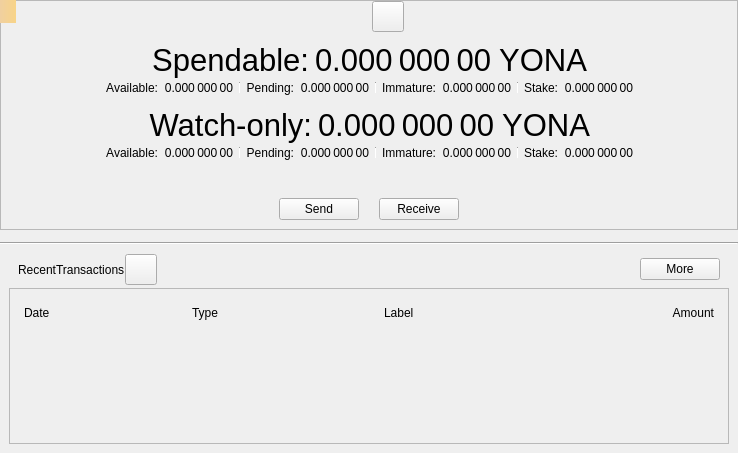
<?xml version="1.0" encoding="UTF-8"?>
<ui version="4.0">
 <class>OverviewPage</class>
 <widget class="QWidget" name="OverviewPage">
  <property name="geometry">
   <rect>
    <x>0</x>
    <y>0</y>
    <width>738</width>
    <height>453</height>
   </rect>
  </property>
  <property name="windowTitle">
   <string>Form</string>
  </property>
  <layout class="QVBoxLayout" name="verticalLayout_6">
   <property name="spacing">
    <number>0</number>
   </property>
   <property name="leftMargin">
    <number>0</number>
   </property>
   <property name="topMargin">
    <number>0</number>
   </property>
   <property name="rightMargin">
    <number>0</number>
   </property>
   <property name="bottomMargin">
    <number>0</number>
   </property>
   <item>
    <widget class="QFrame" name="frameBalances">
     <property name="frameShape">
      <enum>QFrame::StyledPanel</enum>
     </property>
     <property name="frameShadow">
      <enum>QFrame::Raised</enum>
     </property>
     <layout class="QVBoxLayout" name="verticalLayout_5">
      <property name="spacing">
       <number>0</number>
      </property>
      <property name="leftMargin">
       <number>0</number>
      </property>
      <property name="topMargin">
       <number>0</number>
      </property>
      <property name="rightMargin">
       <number>0</number>
      </property>
      <property name="bottomMargin">
       <number>0</number>
      </property>
      <item>
       <widget class="QWidget" name="widgetStatus" native="true">
        <layout class="QHBoxLayout" name="horizontalLayout_16">
         <property name="leftMargin">
          <number>0</number>
         </property>
         <property name="topMargin">
          <number>0</number>
         </property>
         <property name="rightMargin">
          <number>0</number>
         </property>
         <property name="bottomMargin">
          <number>0</number>
         </property>
         <item>
          <spacer name="horizontalSpacer_6">
           <property name="orientation">
            <enum>Qt::Horizontal</enum>
           </property>
           <property name="sizeHint" stdset="0">
            <size>
             <width>0</width>
             <height>20</height>
            </size>
           </property>
          </spacer>
         </item>
         <item>
          <widget class="QLabel" name="labelLogo">
           <property name="sizePolicy">
            <sizepolicy hsizetype="Fixed" vsizetype="Fixed">
             <horstretch>0</horstretch>
             <verstretch>0</verstretch>
            </sizepolicy>
           </property>
           <property name="minimumSize">
            <size>
             <width>32</width>
             <height>32</height>
            </size>
           </property>
          </widget>
         </item>
         <item>
          <widget class="QToolButton" name="labelWalletStatus">
           <property name="enabled">
            <bool>true</bool>
           </property>
           <property name="toolTip">
            <string>The displayed information may be out of date. Your wallet automatically synchronizes with the Yona network after a connection is established, but this process has not completed yet.</string>
           </property>
           <property name="text">
            <string/>
           </property>
           <property name="icon">
            <iconset>
             <normaloff>:/icons/warning</normaloff>
             <disabledoff>:/icons/warning</disabledoff>:/icons/warning</iconset>
           </property>
           <property name="iconSize">
            <size>
             <width>24</width>
             <height>24</height>
            </size>
           </property>
           <property name="flat" stdset="0">
            <bool>false</bool>
           </property>
          </widget>
         </item>
         <item>
          <spacer name="horizontalSpacer_5">
           <property name="orientation">
            <enum>Qt::Horizontal</enum>
           </property>
           <property name="sizeHint" stdset="0">
            <size>
             <width>0</width>
             <height>20</height>
            </size>
           </property>
          </spacer>
         </item>
        </layout>
       </widget>
      </item>
      <item>
       <widget class="QWidget" name="widgetWallet" native="true">
        <layout class="QVBoxLayout" name="verticalLayout_2">
         <property name="spacing">
          <number>0</number>
         </property>
         <item>
          <widget class="QWidget" name="widgetTotal" native="true">
           <layout class="QHBoxLayout" name="horizontalLayout">
            <property name="leftMargin">
             <number>0</number>
            </property>
            <property name="topMargin">
             <number>0</number>
            </property>
            <property name="rightMargin">
             <number>0</number>
            </property>
            <property name="bottomMargin">
             <number>0</number>
            </property>
            <item>
             <spacer name="horizontalSpacer_7">
              <property name="orientation">
               <enum>Qt::Horizontal</enum>
              </property>
              <property name="sizeHint" stdset="0">
               <size>
                <width>0</width>
                <height>20</height>
               </size>
              </property>
             </spacer>
            </item>
            <item>
             <widget class="QLabel" name="labelSpendable">
              <property name="font">
               <font>
                <pointsize>23</pointsize>
               </font>
              </property>
              <property name="text">
               <string>Spendable:</string>
              </property>
              <property name="alignment">
               <set>Qt::AlignRight|Qt::AlignTrailing|Qt::AlignVCenter</set>
              </property>
             </widget>
            </item>
            <item>
             <widget class="QLabel" name="labelTotal">
              <property name="font">
               <font>
                <pointsize>23</pointsize>
               </font>
              </property>
              <property name="cursor">
               <cursorShape>IBeamCursor</cursorShape>
              </property>
              <property name="toolTip">
               <string>Your current total balance</string>
              </property>
              <property name="text">
               <string notr="true">0.000 000 00 YONA</string>
              </property>
              <property name="alignment">
               <set>Qt::AlignRight|Qt::AlignTrailing|Qt::AlignVCenter</set>
              </property>
              <property name="textInteractionFlags">
               <set>Qt::LinksAccessibleByMouse|Qt::TextSelectableByMouse</set>
              </property>
             </widget>
            </item>
            <item>
             <spacer name="horizontalSpacer_8">
              <property name="orientation">
               <enum>Qt::Horizontal</enum>
              </property>
              <property name="sizeHint" stdset="0">
               <size>
                <width>0</width>
                <height>20</height>
               </size>
              </property>
             </spacer>
            </item>
           </layout>
          </widget>
         </item>
         <item>
          <layout class="QHBoxLayout" name="horizontalLayout_13">
           <property name="leftMargin">
            <number>0</number>
           </property>
           <property name="topMargin">
            <number>0</number>
           </property>
           <property name="rightMargin">
            <number>0</number>
           </property>
           <property name="bottomMargin">
            <number>0</number>
           </property>
           <item>
            <spacer name="horizontalSpacer_9">
             <property name="orientation">
              <enum>Qt::Horizontal</enum>
             </property>
             <property name="sizeHint" stdset="0">
              <size>
               <width>40</width>
               <height>20</height>
              </size>
             </property>
            </spacer>
           </item>
           <item>
            <widget class="QWidget" name="widgetBalance" native="true">
             <layout class="QHBoxLayout" name="horizontalLayout_2">
              <property name="leftMargin">
               <number>0</number>
              </property>
              <property name="topMargin">
               <number>0</number>
              </property>
              <property name="rightMargin">
               <number>0</number>
              </property>
              <property name="bottomMargin">
               <number>0</number>
              </property>
              <item>
               <widget class="QLabel" name="labelBalanceText">
                <property name="text">
                 <string>Available:</string>
                </property>
                <property name="alignment">
                 <set>Qt::AlignRight|Qt::AlignTrailing|Qt::AlignVCenter</set>
                </property>
               </widget>
              </item>
              <item>
               <widget class="QLabel" name="labelBalance">
                <property name="cursor">
                 <cursorShape>IBeamCursor</cursorShape>
                </property>
                <property name="toolTip">
                 <string>Your current spendable balance</string>
                </property>
                <property name="text">
                 <string notr="true">0.000 000 00</string>
                </property>
                <property name="alignment">
                 <set>Qt::AlignRight|Qt::AlignTrailing|Qt::AlignVCenter</set>
                </property>
                <property name="textInteractionFlags">
                 <set>Qt::LinksAccessibleByMouse|Qt::TextSelectableByMouse</set>
                </property>
               </widget>
              </item>
             </layout>
            </widget>
           </item>
           <item>
            <widget class="QWidget" name="widgetPending" native="true">
             <layout class="QHBoxLayout" name="horizontalLayout_3">
              <property name="leftMargin">
               <number>6</number>
              </property>
              <property name="topMargin">
               <number>0</number>
              </property>
              <property name="rightMargin">
               <number>0</number>
              </property>
              <property name="bottomMargin">
               <number>0</number>
              </property>
              <item>
               <widget class="Line" name="vLine">
                <property name="maximumSize">
                 <size>
                  <width>1</width>
                  <height>12</height>
                 </size>
                </property>
                <property name="orientation">
                 <enum>Qt::Vertical</enum>
                </property>
               </widget>
              </item>
              <item>
               <widget class="QLabel" name="labelPendingText">
                <property name="text">
                 <string>Pending:</string>
                </property>
                <property name="alignment">
                 <set>Qt::AlignRight|Qt::AlignTrailing|Qt::AlignVCenter</set>
                </property>
               </widget>
              </item>
              <item>
               <widget class="QLabel" name="labelUnconfirmed">
                <property name="cursor">
                 <cursorShape>IBeamCursor</cursorShape>
                </property>
                <property name="toolTip">
                 <string>Total of transactions that have yet to be confirmed, and do not yet count toward the spendable balance</string>
                </property>
                <property name="text">
                 <string notr="true">0.000 000 00</string>
                </property>
                <property name="alignment">
                 <set>Qt::AlignRight|Qt::AlignTrailing|Qt::AlignVCenter</set>
                </property>
                <property name="textInteractionFlags">
                 <set>Qt::LinksAccessibleByMouse|Qt::TextSelectableByMouse</set>
                </property>
               </widget>
              </item>
             </layout>
            </widget>
           </item>
           <item>
            <widget class="QWidget" name="widgetImmature" native="true">
             <layout class="QHBoxLayout" name="horizontalLayout_4">
              <property name="leftMargin">
               <number>6</number>
              </property>
              <property name="topMargin">
               <number>0</number>
              </property>
              <property name="rightMargin">
               <number>0</number>
              </property>
              <property name="bottomMargin">
               <number>0</number>
              </property>
              <item>
               <widget class="Line" name="vLine_2">
                <property name="maximumSize">
                 <size>
                  <width>1</width>
                  <height>12</height>
                 </size>
                </property>
                <property name="orientation">
                 <enum>Qt::Vertical</enum>
                </property>
               </widget>
              </item>
              <item>
               <widget class="QLabel" name="labelImmatureText">
                <property name="text">
                 <string>Immature:</string>
                </property>
                <property name="alignment">
                 <set>Qt::AlignRight|Qt::AlignTrailing|Qt::AlignVCenter</set>
                </property>
               </widget>
              </item>
              <item>
               <widget class="QLabel" name="labelImmature">
                <property name="cursor">
                 <cursorShape>IBeamCursor</cursorShape>
                </property>
                <property name="toolTip">
                 <string>Mined balance that has not yet matured</string>
                </property>
                <property name="text">
                 <string notr="true">0.000 000 00</string>
                </property>
                <property name="alignment">
                 <set>Qt::AlignRight|Qt::AlignTrailing|Qt::AlignVCenter</set>
                </property>
                <property name="textInteractionFlags">
                 <set>Qt::LinksAccessibleByMouse|Qt::TextSelectableByMouse</set>
                </property>
               </widget>
              </item>
             </layout>
            </widget>
           </item>
           <item>
            <widget class="QWidget" name="widgetStake" native="true">
             <layout class="QHBoxLayout" name="horizontalLayout_7">
              <property name="leftMargin">
               <number>6</number>
              </property>
              <property name="topMargin">
               <number>0</number>
              </property>
              <property name="rightMargin">
               <number>0</number>
              </property>
              <property name="bottomMargin">
               <number>0</number>
              </property>
              <item>
               <widget class="Line" name="vLine_3">
                <property name="maximumSize">
                 <size>
                  <width>1</width>
                  <height>12</height>
                 </size>
                </property>
                <property name="orientation">
                 <enum>Qt::Vertical</enum>
                </property>
               </widget>
              </item>
              <item>
               <widget class="QLabel" name="labelStakeText">
                <property name="text">
                 <string>Stake:</string>
                </property>
                <property name="alignment">
                 <set>Qt::AlignRight|Qt::AlignTrailing|Qt::AlignVCenter</set>
                </property>
               </widget>
              </item>
              <item>
               <widget class="QLabel" name="labelStake">
                <property name="text">
                 <string>0.000 000 00</string>
                </property>
                <property name="alignment">
                 <set>Qt::AlignRight|Qt::AlignTrailing|Qt::AlignVCenter</set>
                </property>
                <property name="textInteractionFlags">
                 <set>Qt::LinksAccessibleByMouse|Qt::TextSelectableByMouse</set>
                </property>
               </widget>
              </item>
             </layout>
            </widget>
           </item>
           <item>
            <spacer name="horizontalSpacer_10">
             <property name="orientation">
              <enum>Qt::Horizontal</enum>
             </property>
             <property name="sizeHint" stdset="0">
              <size>
               <width>40</width>
               <height>20</height>
              </size>
             </property>
            </spacer>
           </item>
          </layout>
         </item>
        </layout>
       </widget>
      </item>
      <item>
       <widget class="QWidget" name="widgetWatch" native="true">
        <layout class="QVBoxLayout" name="verticalLayout_4">
         <property name="spacing">
          <number>0</number>
         </property>
         <property name="topMargin">
          <number>0</number>
         </property>
         <property name="bottomMargin">
          <number>0</number>
         </property>
         <item>
          <widget class="QWidget" name="widgetWatchTotal" native="true">
           <layout class="QHBoxLayout" name="horizontalLayout_8">
            <property name="leftMargin">
             <number>0</number>
            </property>
            <property name="topMargin">
             <number>0</number>
            </property>
            <property name="rightMargin">
             <number>0</number>
            </property>
            <property name="bottomMargin">
             <number>0</number>
            </property>
            <item>
             <spacer name="horizontalSpacer_11">
              <property name="orientation">
               <enum>Qt::Horizontal</enum>
              </property>
              <property name="sizeHint" stdset="0">
               <size>
                <width>0</width>
                <height>20</height>
               </size>
              </property>
             </spacer>
            </item>
            <item>
             <widget class="QLabel" name="labelWatchonly">
              <property name="font">
               <font>
                <pointsize>23</pointsize>
               </font>
              </property>
              <property name="text">
               <string>Watch-only:</string>
              </property>
              <property name="alignment">
               <set>Qt::AlignRight|Qt::AlignTrailing|Qt::AlignVCenter</set>
              </property>
             </widget>
            </item>
            <item>
             <widget class="QLabel" name="labelWatchTotal">
              <property name="font">
               <font>
                <pointsize>23</pointsize>
               </font>
              </property>
              <property name="cursor">
               <cursorShape>IBeamCursor</cursorShape>
              </property>
              <property name="toolTip">
               <string>Current total balance in watch-only addresses</string>
              </property>
              <property name="text">
               <string notr="true">0.000 000 00 YONA</string>
              </property>
              <property name="alignment">
               <set>Qt::AlignRight|Qt::AlignTrailing|Qt::AlignVCenter</set>
              </property>
              <property name="textInteractionFlags">
               <set>Qt::LinksAccessibleByMouse|Qt::TextSelectableByMouse</set>
              </property>
             </widget>
            </item>
            <item>
             <spacer name="horizontalSpacer_12">
              <property name="orientation">
               <enum>Qt::Horizontal</enum>
              </property>
              <property name="sizeHint" stdset="0">
               <size>
                <width>0</width>
                <height>20</height>
               </size>
              </property>
             </spacer>
            </item>
           </layout>
          </widget>
         </item>
         <item>
          <layout class="QHBoxLayout" name="horizontalLayout_14">
           <property name="leftMargin">
            <number>0</number>
           </property>
           <property name="rightMargin">
            <number>0</number>
           </property>
           <item>
            <spacer name="horizontalSpacer_13">
             <property name="orientation">
              <enum>Qt::Horizontal</enum>
             </property>
             <property name="sizeHint" stdset="0">
              <size>
               <width>0</width>
               <height>20</height>
              </size>
             </property>
            </spacer>
           </item>
           <item>
            <widget class="QWidget" name="widgetWatchAvailable" native="true">
             <layout class="QHBoxLayout" name="horizontalLayout_9">
              <property name="leftMargin">
               <number>0</number>
              </property>
              <property name="topMargin">
               <number>0</number>
              </property>
              <property name="rightMargin">
               <number>0</number>
              </property>
              <property name="bottomMargin">
               <number>0</number>
              </property>
              <item>
               <widget class="QLabel" name="labelWatchAvailableText">
                <property name="text">
                 <string>Available:</string>
                </property>
                <property name="alignment">
                 <set>Qt::AlignRight|Qt::AlignTrailing|Qt::AlignVCenter</set>
                </property>
               </widget>
              </item>
              <item>
               <widget class="QLabel" name="labelWatchAvailable">
                <property name="cursor">
                 <cursorShape>IBeamCursor</cursorShape>
                </property>
                <property name="toolTip">
                 <string>Your current balance in watch-only addresses</string>
                </property>
                <property name="text">
                 <string notr="true">0.000 000 00</string>
                </property>
                <property name="alignment">
                 <set>Qt::AlignRight|Qt::AlignTrailing|Qt::AlignVCenter</set>
                </property>
                <property name="textInteractionFlags">
                 <set>Qt::LinksAccessibleByMouse|Qt::TextSelectableByMouse</set>
                </property>
               </widget>
              </item>
             </layout>
            </widget>
           </item>
           <item>
            <widget class="QWidget" name="widgetWatchPending" native="true">
             <layout class="QHBoxLayout" name="horizontalLayout_10">
              <property name="leftMargin">
               <number>6</number>
              </property>
              <property name="topMargin">
               <number>0</number>
              </property>
              <property name="rightMargin">
               <number>0</number>
              </property>
              <property name="bottomMargin">
               <number>0</number>
              </property>
              <item>
               <widget class="Line" name="vLine_4">
                <property name="maximumSize">
                 <size>
                  <width>1</width>
                  <height>12</height>
                 </size>
                </property>
                <property name="orientation">
                 <enum>Qt::Vertical</enum>
                </property>
               </widget>
              </item>
              <item>
               <widget class="QLabel" name="labelWatchPendingText">
                <property name="text">
                 <string>Pending:</string>
                </property>
                <property name="alignment">
                 <set>Qt::AlignRight|Qt::AlignTrailing|Qt::AlignVCenter</set>
                </property>
               </widget>
              </item>
              <item>
               <widget class="QLabel" name="labelWatchPending">
                <property name="cursor">
                 <cursorShape>IBeamCursor</cursorShape>
                </property>
                <property name="toolTip">
                 <string>Unconfirmed transactions to watch-only addresses</string>
                </property>
                <property name="text">
                 <string notr="true">0.000 000 00</string>
                </property>
                <property name="alignment">
                 <set>Qt::AlignRight|Qt::AlignTrailing|Qt::AlignVCenter</set>
                </property>
                <property name="textInteractionFlags">
                 <set>Qt::LinksAccessibleByMouse|Qt::TextSelectableByMouse</set>
                </property>
               </widget>
              </item>
             </layout>
            </widget>
           </item>
           <item>
            <widget class="QWidget" name="widgetWatchImmature" native="true">
             <layout class="QHBoxLayout" name="horizontalLayout_11">
              <property name="leftMargin">
               <number>6</number>
              </property>
              <property name="topMargin">
               <number>0</number>
              </property>
              <property name="rightMargin">
               <number>0</number>
              </property>
              <property name="bottomMargin">
               <number>0</number>
              </property>
              <item>
               <widget class="Line" name="vLine_5">
                <property name="maximumSize">
                 <size>
                  <width>1</width>
                  <height>12</height>
                 </size>
                </property>
                <property name="orientation">
                 <enum>Qt::Vertical</enum>
                </property>
               </widget>
              </item>
              <item>
               <widget class="QLabel" name="labelWatchImmatureText">
                <property name="text">
                 <string>Immature:</string>
                </property>
                <property name="alignment">
                 <set>Qt::AlignRight|Qt::AlignTrailing|Qt::AlignVCenter</set>
                </property>
               </widget>
              </item>
              <item>
               <widget class="QLabel" name="labelWatchImmature">
                <property name="cursor">
                 <cursorShape>IBeamCursor</cursorShape>
                </property>
                <property name="toolTip">
                 <string>Mined balance in watch-only addresses that has not yet matured</string>
                </property>
                <property name="text">
                 <string notr="true">0.000 000 00</string>
                </property>
                <property name="alignment">
                 <set>Qt::AlignRight|Qt::AlignTrailing|Qt::AlignVCenter</set>
                </property>
                <property name="textInteractionFlags">
                 <set>Qt::LinksAccessibleByMouse|Qt::TextSelectableByMouse</set>
                </property>
               </widget>
              </item>
             </layout>
            </widget>
           </item>
           <item>
            <widget class="QWidget" name="widgetWatchStake" native="true">
             <layout class="QHBoxLayout" name="horizontalLayout_12">
              <property name="leftMargin">
               <number>6</number>
              </property>
              <property name="topMargin">
               <number>0</number>
              </property>
              <property name="rightMargin">
               <number>0</number>
              </property>
              <property name="bottomMargin">
               <number>0</number>
              </property>
              <item>
               <widget class="Line" name="vLine_6">
                <property name="maximumSize">
                 <size>
                  <width>1</width>
                  <height>12</height>
                 </size>
                </property>
                <property name="orientation">
                 <enum>Qt::Vertical</enum>
                </property>
               </widget>
              </item>
              <item>
               <widget class="QLabel" name="labelWatchStakeText">
                <property name="text">
                 <string>Stake:</string>
                </property>
                <property name="alignment">
                 <set>Qt::AlignRight|Qt::AlignTrailing|Qt::AlignVCenter</set>
                </property>
               </widget>
              </item>
              <item>
               <widget class="QLabel" name="labelWatchStake">
                <property name="text">
                 <string>0.000 000 00</string>
                </property>
                <property name="alignment">
                 <set>Qt::AlignRight|Qt::AlignTrailing|Qt::AlignVCenter</set>
                </property>
                <property name="textInteractionFlags">
                 <set>Qt::LinksAccessibleByMouse|Qt::TextSelectableByMouse</set>
                </property>
               </widget>
              </item>
             </layout>
            </widget>
           </item>
           <item>
            <spacer name="horizontalSpacer_14">
             <property name="orientation">
              <enum>Qt::Horizontal</enum>
             </property>
             <property name="sizeHint" stdset="0">
              <size>
               <width>0</width>
               <height>20</height>
              </size>
             </property>
            </spacer>
           </item>
          </layout>
         </item>
        </layout>
       </widget>
      </item>
      <item>
       <widget class="QWidget" name="widgetTransaction" native="true">
        <layout class="QHBoxLayout" name="horizontalLayout_15">
         <property name="spacing">
          <number>20</number>
         </property>
         <property name="topMargin">
          <number>35</number>
         </property>
         <item>
          <spacer name="horizontalSpacer_15">
           <property name="orientation">
            <enum>Qt::Horizontal</enum>
           </property>
           <property name="sizeHint" stdset="0">
            <size>
             <width>0</width>
             <height>20</height>
            </size>
           </property>
          </spacer>
         </item>
         <item>
          <widget class="YonaPushButton" name="buttonSend">
           <property name="text">
            <string>Send</string>
           </property>
          </widget>
         </item>
         <item>
          <widget class="YonaPushButton" name="buttonReceive">
           <property name="text">
            <string>Receive</string>
           </property>
          </widget>
         </item>
         <item>
          <spacer name="horizontalSpacer_16">
           <property name="orientation">
            <enum>Qt::Horizontal</enum>
           </property>
           <property name="sizeHint" stdset="0">
            <size>
             <width>0</width>
             <height>20</height>
            </size>
           </property>
          </spacer>
         </item>
        </layout>
       </widget>
      </item>
     </layout>
    </widget>
   </item>
   <item>
    <spacer name="verticalSpacer_5">
     <property name="orientation">
      <enum>Qt::Vertical</enum>
     </property>
     <property name="sizeType">
      <enum>QSizePolicy::Fixed</enum>
     </property>
     <property name="sizeHint" stdset="0">
      <size>
       <width>20</width>
       <height>12</height>
      </size>
     </property>
    </spacer>
   </item>
   <item>
    <widget class="Line" name="hLine">
     <property name="orientation">
      <enum>Qt::Horizontal</enum>
     </property>
    </widget>
   </item>
   <item>
    <spacer name="verticalSpacer_4">
     <property name="orientation">
      <enum>Qt::Vertical</enum>
     </property>
     <property name="sizeType">
      <enum>QSizePolicy::Fixed</enum>
     </property>
     <property name="sizeHint" stdset="0">
      <size>
       <width>20</width>
       <height>0</height>
      </size>
     </property>
    </spacer>
   </item>
   <item>
    <widget class="QWidget" name="widgetRecent" native="true">
     <property name="sizePolicy">
      <sizepolicy hsizetype="Preferred" vsizetype="Expanding">
       <horstretch>0</horstretch>
       <verstretch>0</verstretch>
      </sizepolicy>
     </property>
     <layout class="QVBoxLayout" name="verticalLayout">
      <property name="spacing">
       <number>0</number>
      </property>
      <item>
       <widget class="QWidget" name="widgetListTransaction" native="true">
        <layout class="QVBoxLayout" name="verticalLayout_1">
         <property name="spacing">
          <number>0</number>
         </property>
         <property name="leftMargin">
          <number>0</number>
         </property>
         <property name="topMargin">
          <number>0</number>
         </property>
         <property name="rightMargin">
          <number>0</number>
         </property>
         <property name="bottomMargin">
          <number>0</number>
         </property>
         <item>
          <layout class="QHBoxLayout" name="horizontalLayout_6">
           <property name="leftMargin">
            <number>9</number>
           </property>
           <property name="rightMargin">
            <number>9</number>
           </property>
           <property name="bottomMargin">
            <number>3</number>
           </property>
           <item>
            <widget class="QLabel" name="labelRecentTransactions">
             <property name="text">
              <string>RecentTransactions</string>
             </property>
            </widget>
           </item>
           <item>
            <widget class="QToolButton" name="labelTransactionsStatus">
             <property name="enabled">
              <bool>true</bool>
             </property>
             <property name="toolTip">
              <string>The displayed information may be out of date. Your wallet automatically synchronizes with the Yona network after a connection is established, but this process has not completed yet.</string>
             </property>
             <property name="text">
              <string/>
             </property>
             <property name="icon">
              <iconset>
               <normaloff>:/icons/warning</normaloff>
               <disabledoff>:/icons/warning</disabledoff>:/icons/warning</iconset>
             </property>
             <property name="iconSize">
              <size>
               <width>24</width>
               <height>24</height>
              </size>
             </property>
             <property name="flat" stdset="0">
              <bool>false</bool>
             </property>
            </widget>
           </item>
           <item>
            <spacer name="horizontalSpacer_3">
             <property name="orientation">
              <enum>Qt::Horizontal</enum>
             </property>
             <property name="sizeHint" stdset="0">
              <size>
               <width>0</width>
               <height>20</height>
              </size>
             </property>
            </spacer>
           </item>
           <item>
            <widget class="QPushButton" name="showMoreButton">
             <property name="text">
              <string>More</string>
             </property>
            </widget>
           </item>
          </layout>
         </item>
         <item>
          <layout class="QVBoxLayout" name="verticalLayout_3">
           <item>
            <widget class="QFrame" name="frameRecentTransactions">
             <property name="frameShape">
              <enum>QFrame::StyledPanel</enum>
             </property>
             <property name="frameShadow">
              <enum>QFrame::Raised</enum>
             </property>
             <layout class="QVBoxLayout" name="verticalLayout_8">
              <item>
               <widget class="QWidget" name="widget_header" native="true">
                <layout class="QHBoxLayout" name="horizontalLayout_5">
                 <property name="spacing">
                  <number>5</number>
                 </property>
                 <property name="leftMargin">
                  <number>5</number>
                 </property>
                 <property name="topMargin">
                  <number>5</number>
                 </property>
                 <property name="rightMargin">
                  <number>5</number>
                 </property>
                 <property name="bottomMargin">
                  <number>5</number>
                 </property>
                 <item>
                  <widget class="QLabel" name="labelDate">
                   <property name="text">
                    <string>Date</string>
                   </property>
                  </widget>
                 </item>
                 <item>
                  <widget class="QLabel" name="labelType">
                   <property name="text">
                    <string>Type</string>
                   </property>
                  </widget>
                 </item>
                 <item>
                  <spacer name="horizontalSpacer_2">
                   <property name="orientation">
                    <enum>Qt::Horizontal</enum>
                   </property>
                   <property name="sizeType">
                    <enum>QSizePolicy::Fixed</enum>
                   </property>
                   <property name="sizeHint" stdset="0">
                    <size>
                     <width>25</width>
                     <height>20</height>
                    </size>
                   </property>
                  </spacer>
                 </item>
                 <item>
                  <widget class="QLabel" name="labelAddress">
                   <property name="text">
                    <string>Label</string>
                   </property>
                  </widget>
                 </item>
                 <item>
                  <widget class="QLabel" name="labelAmount">
                   <property name="text">
                    <string>Amount</string>
                   </property>
                   <property name="alignment">
                    <set>Qt::AlignRight|Qt::AlignTrailing|Qt::AlignVCenter</set>
                   </property>
                  </widget>
                 </item>
                </layout>
               </widget>
              </item>
              <item>
               <widget class="QListView" name="listTransactions">
                <property name="styleSheet">
                 <string notr="true">QListView { background: transparent; }</string>
                </property>
                <property name="frameShape">
                 <enum>QFrame::NoFrame</enum>
                </property>
                <property name="verticalScrollBarPolicy">
                 <enum>Qt::ScrollBarAlwaysOff</enum>
                </property>
                <property name="horizontalScrollBarPolicy">
                 <enum>Qt::ScrollBarAlwaysOff</enum>
                </property>
               </widget>
              </item>
             </layout>
            </widget>
           </item>
          </layout>
         </item>
        </layout>
       </widget>
      </item>
     </layout>
    </widget>
   </item>
  </layout>
  <widget class="QLabel" name="labelAlerts">
   <property name="geometry">
    <rect>
     <x>0</x>
     <y>0</y>
     <width>16</width>
     <height>23</height>
    </rect>
   </property>
   <property name="visible">
    <bool>false</bool>
   </property>
   <property name="styleSheet">
    <string notr="true">QLabel { background-color: qlineargradient(x1: 0, y1: 0, x2: 1, y2: 0, stop:0 #F0D0A0, stop:1 #F8D488); color:#000000; }</string>
   </property>
   <property name="wordWrap">
    <bool>true</bool>
   </property>
   <property name="margin">
    <number>3</number>
   </property>
   <property name="textInteractionFlags">
    <set>Qt::TextSelectableByMouse</set>
   </property>
  </widget>
 </widget>
 <customwidgets>
  <customwidget>
   <class>YonaPushButton</class>
   <extends>QPushButton</extends>
   <header>qt/yonapushbutton.h</header>
  </customwidget>
 </customwidgets>
 <resources/>
 <connections/>
</ui>
